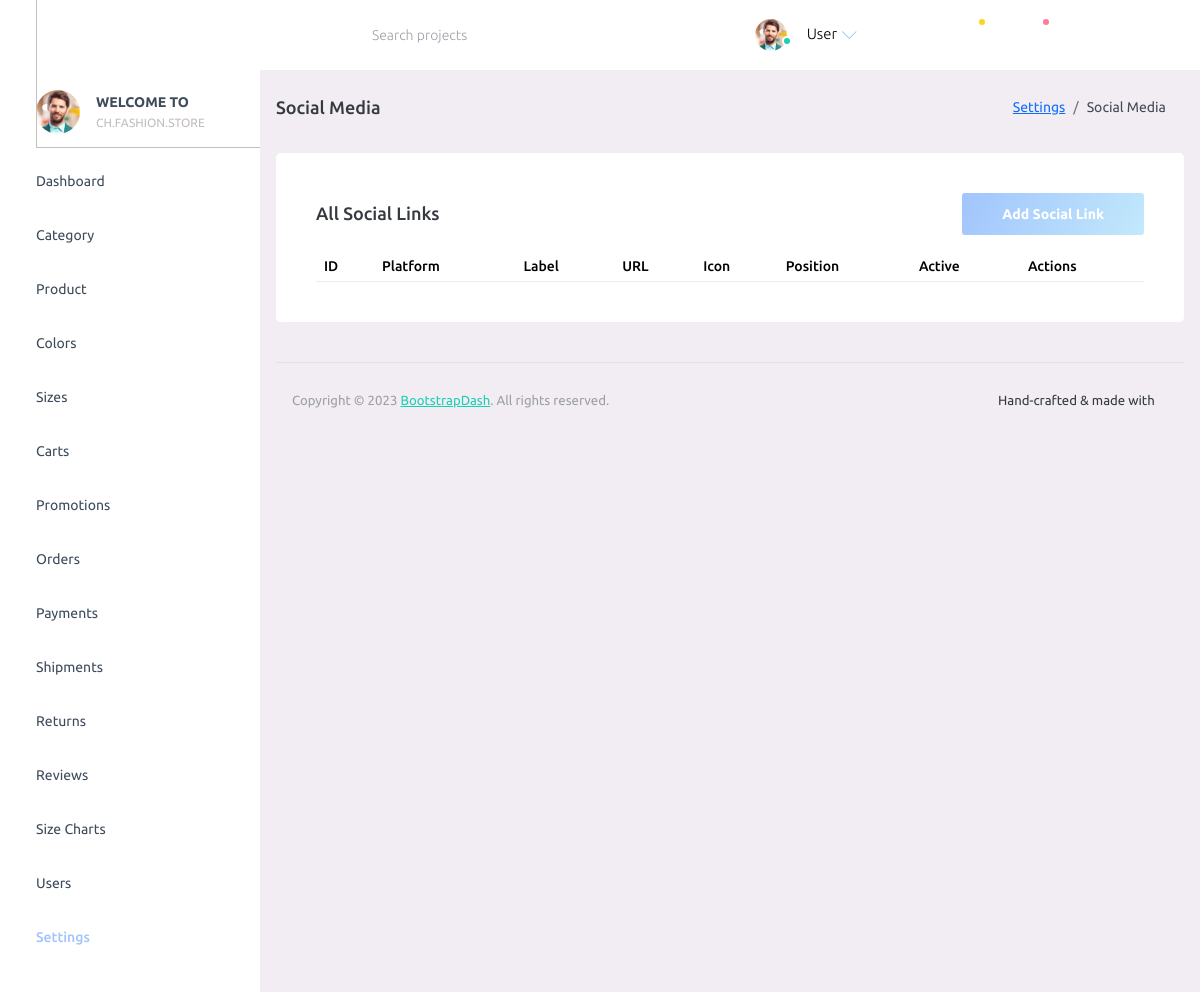
The app's page /admin/?p=social_links, older data.
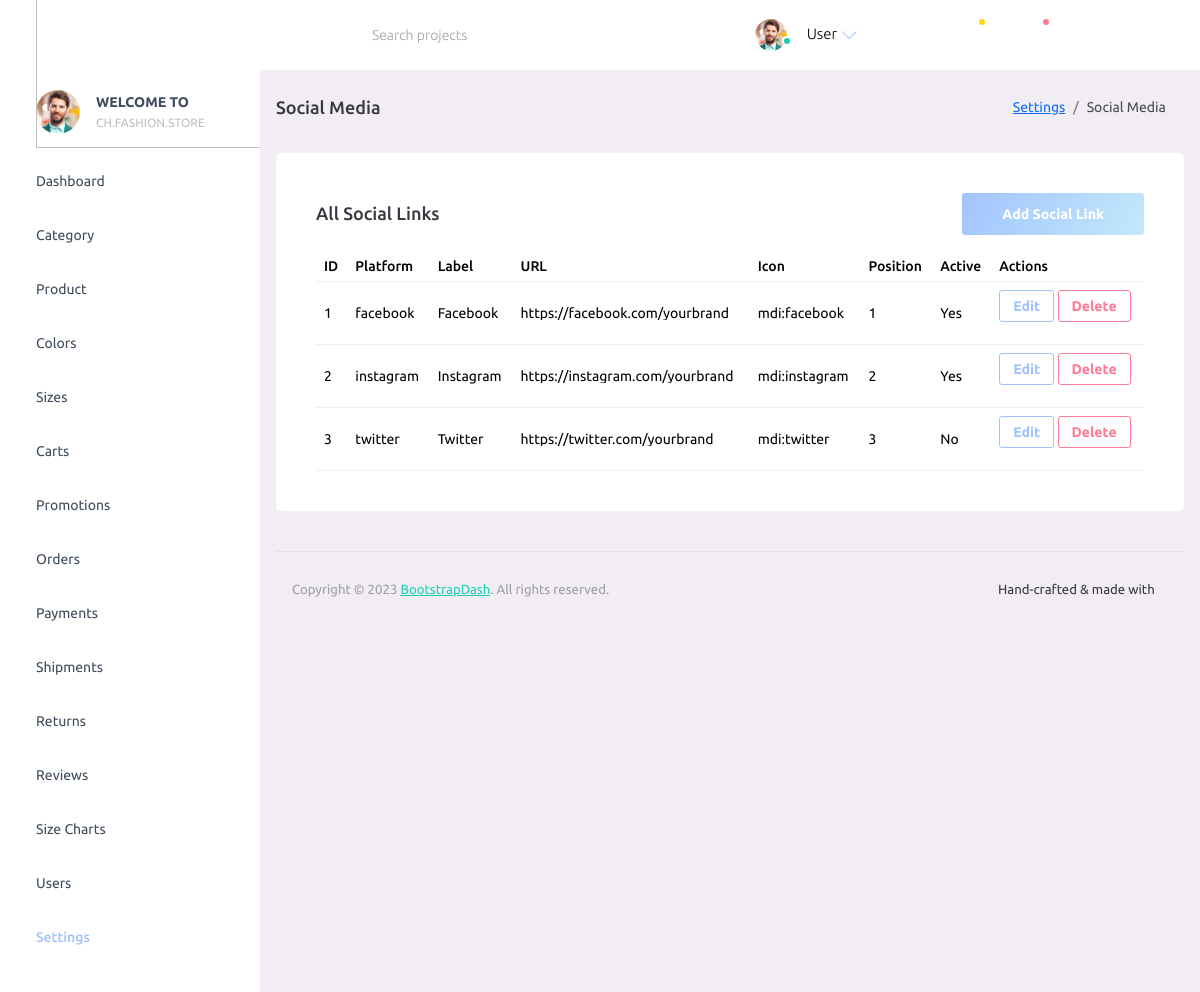
The same page, newer data.
### tables this page shows
CREATE TABLE social_links (
  id BIGINT UNSIGNED AUTO_INCREMENT PRIMARY KEY,
  platform ENUM('facebook','instagram','twitter','tiktok','youtube','linkedin','pinterest','telegram','whatsapp','other') NOT NULL,
  label VARCHAR(100) NULL,
  url VARCHAR(500) NOT NULL,
  icon VARCHAR(100) NULL,
  is_active TINYINT(1) NOT NULL DEFAULT 1,
  position INT UNSIGNED NOT NULL DEFAULT 1,
  created_at TIMESTAMP NOT NULL DEFAULT CURRENT_TIMESTAMP,
  updated_at TIMESTAMP NOT NULL DEFAULT CURRENT_TIMESTAMP ON UPDATE CURRENT_TIMESTAMP,
  UNIQUE KEY uniq_platform_label (platform, label),
  INDEX idx_social_active_position (is_active, position)
);

### admin/config/database.php (called while the page is built)
<?php
function db(): PDO
{
      static $pdo = null;
      if ($pdo instanceof PDO) {
            return $pdo;
      }
      $dsn = getenv('FS_DB_DSN') ?: 'mysql:host=127.0.0.1;port=3306;dbname=fashionstore;charset=utf8mb4';
      $user = getenv('FS_DB_USER') ?: 'root';
      $pass = getenv('FS_DB_PASS') ?: '';
      $options = [
            PDO::ATTR_ERRMODE => PDO::ERRMODE_EXCEPTION,
            PDO::ATTR_DEFAULT_FETCH_MODE => PDO::FETCH_ASSOC,
            PDO::ATTR_EMULATE_PREPARES => false,
      ];
      $pdo = new PDO($dsn, $user, $pass, $options);
      try {
            $pdo->exec("SET SESSION sql_mode='STRICT_TRANS_TABLES,ERROR_FOR_DIVISION_BY_ZERO,NO_ENGINE_SUBSTITUTION'");
      } catch (Throwable $e) {
      }
      return $pdo;
}

### admin/config/function.php (called while the page is built, shortened)
<?php
require_once __DIR__ . '/database.php';
function db_all(string $sql, array $params = []): array
{
      $stmt = db()->prepare($sql);
      $stmt->execute($params);
      return $stmt->fetchAll();
}

### admin/pages/social_links.php (the view, shortened to what this page needs)
<?php
require_once __DIR__ . '/../config/function.php';
$page = max(1, (int)($_GET['page'] ?? 1));
$perPage = 10;
$offset = ($page - 1) * $perPage;
$rows = db_all('SELECT * FROM social_links ORDER BY position ASC, id DESC LIMIT ? OFFSET ?', [$perPage, $offset]);
?>
<div class="page-header">
      <h3 class="page-title"> Social Media </h3>
      <nav aria-label="breadcrumb">
            <ol class="breadcrumb">
                  <li class="breadcrumb-item"><a href="#">Settings</a></li>
                  <li class="breadcrumb-item active" aria-current="page">Social Media</li>
            </ol>
      </nav>
</div>
<div class="row">
      <div class="col-lg-12 grid-margin stretch-card">
            <div class="card">
                  <div class="card-body">
                        <div class="d-flex justify-content-between align-items-center mb-3">
                              <h4 class="card-title mb-0">All Social Links</h4>
                              <button type="button" class="btn btn-gradient-primary" data-bs-toggle="modal" data-bs-target="#addSocialModal">Add Social Link</button>
                        </div>
                        <div class="table-responsive">
                              <table class="table">
                                    <thead>
                                          <tr>
                                                <th>ID</th>
                                                <th>Platform</th>
                                                <th>Label</th>
                                                <th>URL</th>
                                                <th>Icon</th>
                                                <th>Position</th>
                                                <th>Active</th>
                                                <th>Actions</th>
                                          </tr>
                                    </thead>
                                    <tbody>
                                          <?php foreach ($rows as $r): ?>
                                                <tr>
                                                      <td><?php echo (int)$r['id']; ?></td>
                                                      <td><?php echo htmlspecialchars((string)$r['platform'], ENT_QUOTES); ?></td>
                                                      <td><?php echo htmlspecialchars((string)$r['label'], ENT_QUOTES); ?></td>
                                                      <td style="max-width:260px;">
                                                            <div class="text-truncate" style="max-width:260px;">
                                                                  <?php echo htmlspecialchars((string)$r['url'], ENT_QUOTES); ?></div>
                                                      </td>
                                                      <td><?php echo htmlspecialchars((string)$r['icon'], ENT_QUOTES); ?></td>
                                                      <td><?php echo (int)$r['position']; ?></td>
                                                      <td><?php echo ((int)$r['is_active']) ? 'Yes' : 'No'; ?></td>
                                                      <td>
                                                            <button type="button" class="btn btn-sm btn-outline-primary" data-bs-toggle="modal" data-bs-target="#editSocialModal-<?php echo (int)$r['id']; ?>">Edit</button>
                                                            <form method="post" style="display:inline-block" onsubmit="return confirm('Delete this social link?');">
                                                                  <button type="submit" class="btn btn-sm btn-outline-danger">Delete</button>
                                                            </form>
                                                      </td>
                                                </tr>
                                          <?php endforeach; ?>
                                    </tbody>
                              </table>
                        </div>
                  </div>
            </div>
      </div>
</div>

Row changes from the older to the newer data that the page shows:
added social_links: id "1", platform "facebook", label "Facebook", url "https://facebook.com/yourbrand", icon "mdi:facebook", position "1", is_active "Yes"
added social_links: id "2", platform "instagram", label "Instagram", url "https://instagram.com/yourbrand", icon "mdi:instagram", position "2", is_active "Yes"
added social_links: id "3", platform "twitter", label "Twitter", url "https://twitter.com/yourbrand", icon "mdi:twitter", position "3", is_active "No"
